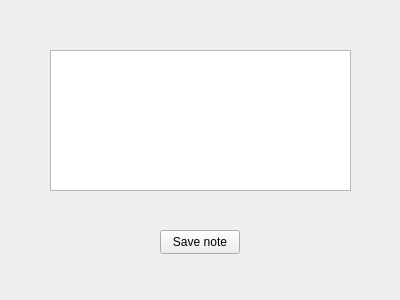
<?xml version="1.0" encoding="UTF-8"?>
<ui version="4.0">
 <class>Form</class>
 <widget class="QWidget" name="Form">
  <property name="geometry">
   <rect>
    <x>0</x>
    <y>0</y>
    <width>400</width>
    <height>300</height>
   </rect>
  </property>
  <property name="windowTitle">
   <string>Form</string>
  </property>
  <widget class="QTextEdit" name="delete_msg_textEdit">
   <property name="geometry">
    <rect>
     <x>50</x>
     <y>50</y>
     <width>301</width>
     <height>141</height>
    </rect>
   </property>
  </widget>
  <widget class="QPushButton" name="deleted_form_btn">
   <property name="geometry">
    <rect>
     <x>160</x>
     <y>230</y>
     <width>80</width>
     <height>24</height>
    </rect>
   </property>
   <property name="text">
    <string>Save note</string>
   </property>
  </widget>
 </widget>
 <resources/>
 <connections/>
</ui>
